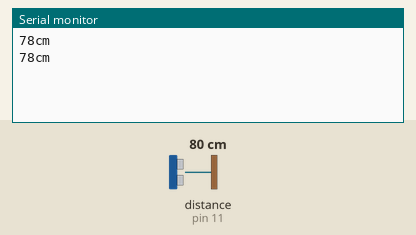
Simulated run of this sketch. Board: Arduino Uno, built with avr-gcc and run on an emulated ATmega328P. On the bench: the last lines printed to the serial monitor. Wiring (inferred from the names in the program): ultrasonic range finder: trigger pin 12; echo pin 11. Inputs (shaded band) come from the test bench; at power-on: distance to the obstacle (sensor on pin 11) 80 cm. The echo pulse lasts 58.3 µs per cm.

Above: at 2.2 s.
2.3 s: distance to the obstacle (sensor on pin 11) set to 2 cm
At 3.6 s:
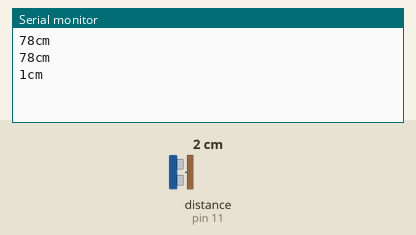
3.8 s: distance to the obstacle (sensor on pin 11) set to 4 cm
At 4.8 s:
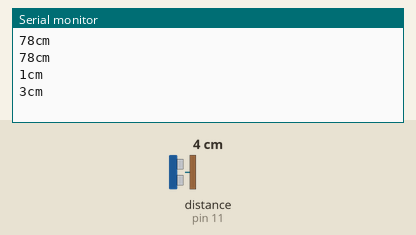
Timing chart, 0 to 6.8 s (numbered marks = the images above; inputs shaded):
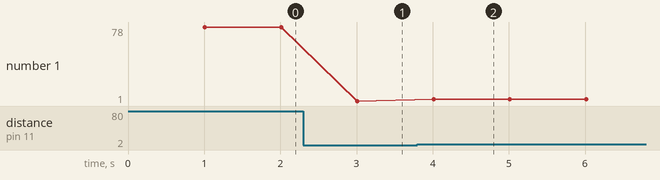

Measured:
- after the input at 2.3 s, the serial monitor: prints a new line after 0.71 s (image 1)
- after the input at 3.8 s, the serial monitor: prints a new line after 0.21 s (image 2)
- plotted number 1: 78 → 1 after the input at 2.3 s, 1 → 3 after the input at 3.8 s

The sketch:

SR04_Example.ino
```cpp
//www.elegoo.com
//2016.12.08
#include "ultraSonicSensor.h"
#include <inttypes.h>

uint8_t TRIG_PIN = 12;
uint8_t ECHO_PIN = 11;
ultraSonicSensor sr04 = ultraSonicSensor(ECHO_PIN,TRIG_PIN);
uint32_t distance;

void setup() {
   Serial.begin(9600);
   delay(1000);
}

void loop() {
   distance=sr04.measureDistance();
   Serial.print(distance);
   Serial.println("cm");
   delay(1000);
}
```

AdConstants.h
```cpp
#pragma once

#include <inttypes.h>

const uint32_t PULSE_TIMEOUT = 150000;
const uint32_t DEFAULT_DELAY = 25;
const uint32_t DEFAULT_PING_COUNT = 10;
```

ultraSonicSensor.cpp
```cpp
#include "ultraSonicSensor.h"

#include <inttypes.h>

uint32_t ultraSonicSensor::measureDistance(){

    digitalWrite(m_triggerPin, LOW);
    delayMicroseconds(2);
    digitalWrite(m_triggerPin, HIGH);
    delayMicroseconds(10);
    digitalWrite(m_triggerPin, LOW);
    delayMicroseconds(2);

    m_duration = pulseIn(m_echoPin, HIGH, PULSE_TIMEOUT);
    m_currentDistance = MicrosecondsToCentimeter(m_duration);
    return m_currentDistance;
}


uint32_t ultraSonicSensor::calcDistanceAvg(){
    uint32_t minVal, maxVal, avg, currentVal;
    minVal = 999;
    maxVal = 0;
    avg = currentVal = 0;

    // Build the average of DEFAULT_PING_COUNT number of values.
    // Min and Max are removed from the count to reduce influence of Extrem Values and Measuring noise

    for (uint8_t x = 0; x < DEFAULT_PING_COUNT + 2; ++x) {
        currentVal = measureDistance();

        if(currentVal < minVal) {
            minVal = currentVal;
        }

        if(currentVal > maxVal) {
            maxVal = currentVal;
        }

        avg += currentVal;
    }

    avg -= (maxVal + minVal);

    return avg/DEFAULT_PING_COUNT;
}


uint32_t ultraSonicSensor::getDistance(){
    return m_distance;
}


uint32_t ultraSonicSensor::MicrosecondsToCentimeter(uint32_t duration) {
    // The sensor measures the duration of an trigger signal and its returning echo
    // So the Signal travels double the measured distance
    // For 1 meter the signal needs 2 * 1 / 340 m/s = 0.005883 s = 5.883 ms = 5883 µs
    // no decimal numbers are allowed for integers. Thats why we need microseconds to reduce rounding errors
    // other option: use double or float.
    uint32_t distance = (duration * 100) / 5882;

    return distance;
}
```

ultraSonicSensor.h
```cpp
#pragma once

#if defined(ARDUINO) && ARDUINO >= 100
	#include "Arduino.h"
#else
	#include "WProgram.h"
#endif

#include <inttypes.h>
#include "AdConstants.h"

class ultraSonicSensor {
    private:
        uint32_t m_currentDistance;
        uint8_t m_echoPin, m_triggerPin;
        uint32_t m_duration, m_distance;
        bool m_autoMode;

        uint32_t MicrosecondsToCentimeter(uint32_t duration);

    public:
        ultraSonicSensor(uint8_t echoPin, uint8_t triggerPin)
        : m_currentDistance(0), m_echoPin(echoPin), m_triggerPin(triggerPin), m_duration(0), m_distance(0) {
            pinMode(m_echoPin, INPUT);
            pinMode(m_triggerPin, OUTPUT);
        }
        ~ultraSonicSensor() = default;

        uint32_t measureDistance();
        uint32_t calcDistanceAvg();
        uint32_t getDistance();

};
```
